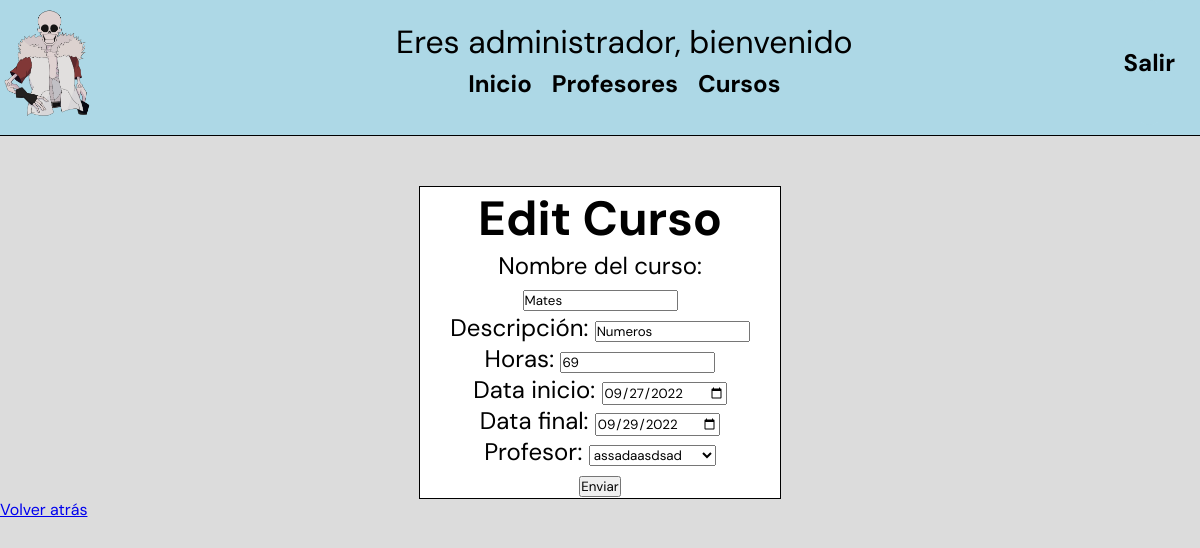
The app's page /EditCurso.php?curso=1 (signed in), older data.
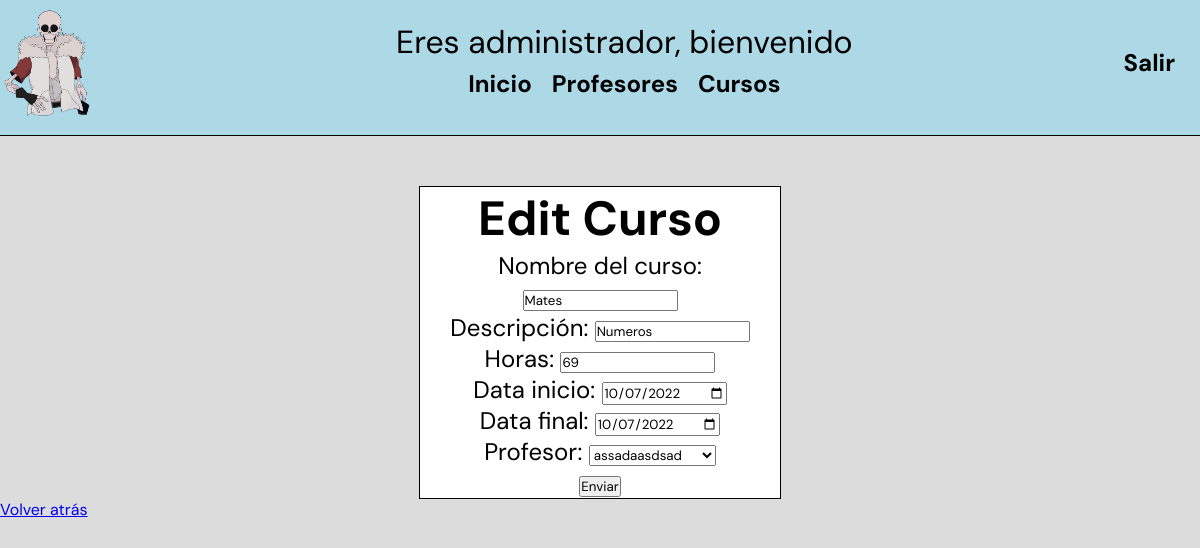
The same page, newer data.
### tables this page shows
CREATE TABLE `cursos` (
  `Codi` int(11) NOT NULL,
  `Nom` text NOT NULL,
  `Descripcion` text NOT NULL,
  `Hores` int(11) NOT NULL,
  `Data_inici` date NOT NULL,
  `Data_final` date NOT NULL,
  `Dni_Profesores` varchar(9) NOT NULL,
  `activo` int(11) NOT NULL DEFAULT 1
);

### funciones.php (called while the page is built)
<?php
    function connection(){
        $connection= mysqli_connect('localhost', 'root', '', 'infoBDN');
        if($connection){
            return $connection;
        }else{
            return "Error de conexión";
        }
    }
    function EDitarCursos($var){
        $connection= connection();
        $sql3= "SELECT * FROM cursos WHERE CODI=".$var;
        $result3= mysqli_query($connection, $sql3);
        $row= mysqli_fetch_assoc($result3);
        return $row;
    }
?>

### EditCurso.php (the view, shortened to what the changed rows need)
<!DOCTYPE html>
<html lang="en">
    <?php
        include('funciones.php');
    ?>
    <head>
        <link href="EditCurso.css" rel="stylesheet" type="text/css">
    </head>
    <body>
        <form class='formulario' action="EditCurso.php" method="POST" name="InicioSession">
                    <?php
                    if(isset($_SESSION['rol'])){
                        if($_SESSION['rol']=='admin'){
                            $connection= connection();
                            $sql= "SELECT Nom FROM profesores";
                            $result= mysqli_query($connection, $sql);
                            while($profe= mysqli_fetch_row($result)){
                                $array[] = $profe;
                            }
                            $sql2= "SELECT DNI FROM profesores";
                            $result2= mysqli_query($connection, $sql2);
                            while($profe2= mysqli_fetch_row($result2)){
                                $array2[] = $profe2;
                            }
                            $row= EditarCursos($_GET['curso']);
                    ?>
            <h1>Edit Curso</h1>
            <p>Nombre del curso: <input type="text" name="Nom" required value="<?php echo($row['Nom']); ?>"></p>
            <p>Descripción: <input type="text" name="Descripcion" required value="<?php echo($row['Descripcion']); ?>"></p>
            <p>Horas: <input type="text" name="Hores" required value="<?php echo($row['Hores']); ?>"></p>
            <p>Data inicio: <input type="date" name="Data_inici" required value="<?php echo($row['Data_inici']); ?>"></p>
            <p>Data final: <input type="date" name="Data_final" required value="<?php echo($row['Data_final']) ?>"></p>
            <p>
                <label for="Dni_Profesores">Profesor:
                    <select name="Dni_Profesores">
                        <?php
                            for($i=0;$i<($result->num_rows);$i++){
                                if($array2[$i][0]==$row['Dni_Profesores']){
                                    ?>
                                        <option value="<?php print($array2[$i][0]) ?>"selected><?php print($array[$i][0])  ?></option>
                                    <?php
                                }else{
                                    ?>
                                        <option value="<?php print($array2[$i][0]) ?>"><?php print($array[$i][0]) ?></option>
                                <?php
                                }
                            }
                        ?>
                    </select>
                </label>
            </p>
            <button type="submit">Enviar</button>
        </form>
        <a href="AdminCurso.php">Volver atrás</a>
        <?php
            }else{
                echo"No deberías estar aquí";
            }}
        ?>
</body>
</html>

Row changes from the older to the newer data that the page shows:
changed cursos "Mates": Data_inici "09/27/2022" → "10/07/2022"; Data_final "09/29/2022" → "10/07/2022"
